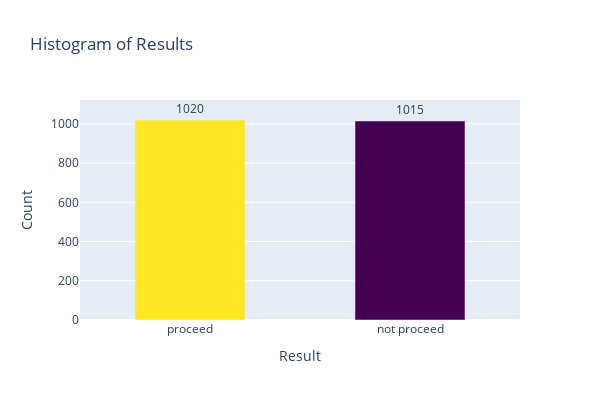

The code cell stored with this chart in its notebook:
### Code cell
counts = df["result"].value_counts()

fig1 = px.bar(
    x=counts.index,
    y=counts.values,
    color=counts.values,
    color_continuous_scale="viridis",
    labels={"x": "Result", "y": "Count"},
    title="Histogram of Results",
)

fig1.update_traces(text=counts.values, textposition="outside")
fig1.update_yaxes(range=[0, max(counts.values) * 1.1])
fig1.update_layout(bargap=0.5, width=600, height=400, coloraxis_showscale=False)

fig1.show()

### Figure 1 — Plotly figure (JSON) as saved in the notebook; plotly's stock layout.template omitted (floating-point values rounded to 4 significant figures)
{"data": [{"alignmentgroup": "True", "hovertemplate": "Result=%{x}<br>Count=%{y}<br>color=%{marker.color}<extra></extra>", "legendgroup": "", "marker": {"color": [1020, 1015], "coloraxis": "coloraxis", "pattern": {"shape": ""}}, "name": "", "offsetgroup": "", "orientation": "v", "showlegend": false, "text": [1020, 1015], "textposition": "outside", "type": "bar", "x": ["proceed", "not proceed"], "xaxis": "x", "y": [1020, 1015], "yaxis": "y"}], "layout": {"bargap": 0.5, "barmode": "relative", "coloraxis": {"colorbar": {"title": {"text": "color"}}, "colorscale": [[0, "#440154"], [0.1111, "#482878"], [0.2222, "#3e4989"], [0.3333, "#31688e"], [0.4444, "#26828e"], [0.5556, "#1f9e89"], [0.6667, "#35b779"], [0.7778, "#6ece58"], [0.8889, "#b5de2b"], [1, "#fde725"]], "showscale": false}, "height": 400, "legend": {"tracegroupgap": 0}, "title": {"text": "Histogram of Results"}, "width": 600, "xaxis": {"anchor": "y", "domain": [0, 1], "title": {"text": "Result"}}, "yaxis": {"anchor": "x", "domain": [0, 1], "range": [0, 1122], "title": {"text": "Count"}}}}
